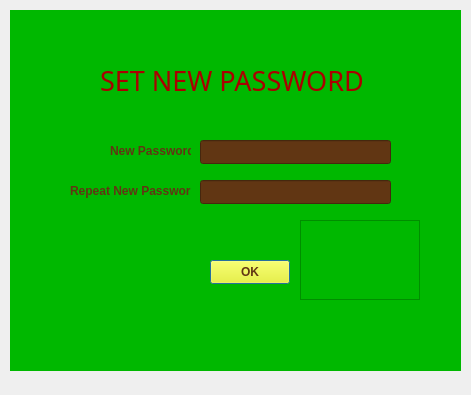
<?xml version="1.0" encoding="UTF-8"?>
<ui version="4.0">
 <class>Dialog_ForgotPass</class>
 <widget class="QDialog" name="Dialog_ForgotPass">
  <property name="geometry">
   <rect>
    <x>0</x>
    <y>0</y>
    <width>471</width>
    <height>395</height>
   </rect>
  </property>
  <property name="windowTitle">
   <string>Dialog</string>
  </property>
  <property name="styleSheet">
   <string notr="true"/>
  </property>
  <widget class="QStackedWidget" name="stackedWidget">
   <property name="geometry">
    <rect>
     <x>10</x>
     <y>10</y>
     <width>451</width>
     <height>361</height>
    </rect>
   </property>
   <property name="currentIndex">
    <number>0</number>
   </property>
   <widget class="QWidget" name="page_3">
    <property name="styleSheet">
     <string notr="true">background-color: rgb(0, 184, 0);</string>
    </property>
    <widget class="QLineEdit" name="lineEdit">
     <property name="geometry">
      <rect>
       <x>190</x>
       <y>130</y>
       <width>191</width>
       <height>24</height>
      </rect>
     </property>
     <property name="styleSheet">
      <string notr="true">background-color: rgb(97, 54, 19);</string>
     </property>
    </widget>
    <widget class="QLineEdit" name="lineEdit_2">
     <property name="geometry">
      <rect>
       <x>190</x>
       <y>170</y>
       <width>191</width>
       <height>24</height>
      </rect>
     </property>
     <property name="styleSheet">
      <string notr="true">background-color: rgb(97, 54, 19);</string>
     </property>
    </widget>
    <widget class="QLabel" name="label">
     <property name="geometry">
      <rect>
       <x>100</x>
       <y>125</y>
       <width>81</width>
       <height>31</height>
      </rect>
     </property>
     <property name="font">
      <font>
       <bold>true</bold>
      </font>
     </property>
     <property name="styleSheet">
      <string notr="true">color: rgb(97, 54, 19);</string>
     </property>
     <property name="text">
      <string>New Password:</string>
     </property>
    </widget>
    <widget class="QLabel" name="label_2">
     <property name="geometry">
      <rect>
       <x>60</x>
       <y>170</y>
       <width>121</width>
       <height>21</height>
      </rect>
     </property>
     <property name="font">
      <font>
       <bold>true</bold>
      </font>
     </property>
     <property name="styleSheet">
      <string notr="true">color: rgb(97, 54, 19);</string>
     </property>
     <property name="text">
      <string>Repeat New Password:</string>
     </property>
    </widget>
    <widget class="QPushButton" name="pushButton">
     <property name="geometry">
      <rect>
       <x>200</x>
       <y>250</y>
       <width>80</width>
       <height>24</height>
      </rect>
     </property>
     <property name="font">
      <font>
       <bold>true</bold>
      </font>
     </property>
     <property name="styleSheet">
      <string notr="true">background-color: rgb(255, 255, 0);
color: rgb(97, 54, 19);</string>
     </property>
     <property name="text">
      <string>OK</string>
     </property>
    </widget>
    <widget class="QFrame" name="frame">
     <property name="geometry">
      <rect>
       <x>290</x>
       <y>210</y>
       <width>120</width>
       <height>80</height>
      </rect>
     </property>
     <property name="styleSheet">
      <string notr="true">image: url(:/new/prefix1/New folder/burnet-zombie.gif);</string>
     </property>
     <property name="frameShape">
      <enum>QFrame::StyledPanel</enum>
     </property>
     <property name="frameShadow">
      <enum>QFrame::Raised</enum>
     </property>
    </widget>
    <widget class="QLabel" name="label_3">
     <property name="geometry">
      <rect>
       <x>90</x>
       <y>30</y>
       <width>271</width>
       <height>81</height>
      </rect>
     </property>
     <property name="font">
      <font>
       <family>Showcard Gothic</family>
       <pointsize>20</pointsize>
      </font>
     </property>
     <property name="styleSheet">
      <string notr="true">color: rgb(170, 0, 0);</string>
     </property>
     <property name="text">
      <string>SET NEW PASSWORD</string>
     </property>
    </widget>
    <widget class="QLabel" name="label_5">
     <property name="geometry">
      <rect>
       <x>50</x>
       <y>250</y>
       <width>111</width>
       <height>21</height>
      </rect>
     </property>
     <property name="styleSheet">
      <string notr="true">background-color: rgb(0, 184, 0);
color: rgb(255, 0, 0);
color: rgb(0, 0, 0);
</string>
     </property>
     <property name="text">
      <string/>
     </property>
    </widget>
   </widget>
   <widget class="QWidget" name="page_4">
    <property name="styleSheet">
     <string notr="true">background-color: rgb(97, 54, 19);</string>
    </property>
    <widget class="QFrame" name="frame_2">
     <property name="geometry">
      <rect>
       <x>30</x>
       <y>120</y>
       <width>171</width>
       <height>191</height>
      </rect>
     </property>
     <property name="styleSheet">
      <string notr="true">image: url(:/new/prefix1/New folder/back2.png);</string>
     </property>
     <property name="frameShape">
      <enum>QFrame::StyledPanel</enum>
     </property>
     <property name="frameShadow">
      <enum>QFrame::Raised</enum>
     </property>
    </widget>
    <widget class="QLabel" name="label_4">
     <property name="geometry">
      <rect>
       <x>130</x>
       <y>10</y>
       <width>161</width>
       <height>61</height>
      </rect>
     </property>
     <property name="font">
      <font>
       <family>Segoe UI Black</family>
       <pointsize>15</pointsize>
       <bold>true</bold>
      </font>
     </property>
     <property name="styleSheet">
      <string notr="true">color: rgb(255, 228, 146);</string>
     </property>
     <property name="text">
      <string>Fogot Password</string>
     </property>
    </widget>
    <widget class="QDialogButtonBox" name="buttonBox_2">
     <property name="geometry">
      <rect>
       <x>240</x>
       <y>250</y>
       <width>171</width>
       <height>32</height>
      </rect>
     </property>
     <property name="styleSheet">
      <string notr="true">background-color: rgb(0, 170, 0);</string>
     </property>
     <property name="orientation">
      <enum>Qt::Horizontal</enum>
     </property>
     <property name="standardButtons">
      <set>QDialogButtonBox::Cancel|QDialogButtonBox::Ok</set>
     </property>
    </widget>
    <widget class="QWidget" name="layoutWidget_2">
     <property name="geometry">
      <rect>
       <x>80</x>
       <y>90</y>
       <width>311</width>
       <height>61</height>
      </rect>
     </property>
     <layout class="QFormLayout" name="formLayout_3">
      <item row="0" column="0">
       <widget class="QLabel" name="label_7">
        <property name="styleSheet">
         <string notr="true">color: rgb(255, 228, 146);</string>
        </property>
        <property name="text">
         <string>Username:</string>
        </property>
       </widget>
      </item>
      <item row="0" column="1">
       <widget class="QLineEdit" name="lineEdit_5">
        <property name="styleSheet">
         <string notr="true">color: rgb(255, 228, 146);
border-color: rgb(252, 255, 185);</string>
        </property>
       </widget>
      </item>
      <item row="1" column="0">
       <widget class="QLabel" name="label_8">
        <property name="styleSheet">
         <string notr="true">color: rgb(255, 228, 146);</string>
        </property>
        <property name="text">
         <string>Password:</string>
        </property>
       </widget>
      </item>
      <item row="1" column="1">
       <widget class="QLineEdit" name="lineEdit_6">
        <property name="styleSheet">
         <string notr="true">color: rgb(255, 228, 146);
border-color: rgb(252, 255, 185);</string>
        </property>
       </widget>
      </item>
     </layout>
    </widget>
   </widget>
  </widget>
 </widget>
 <resources/>
 <connections/>
</ui>
